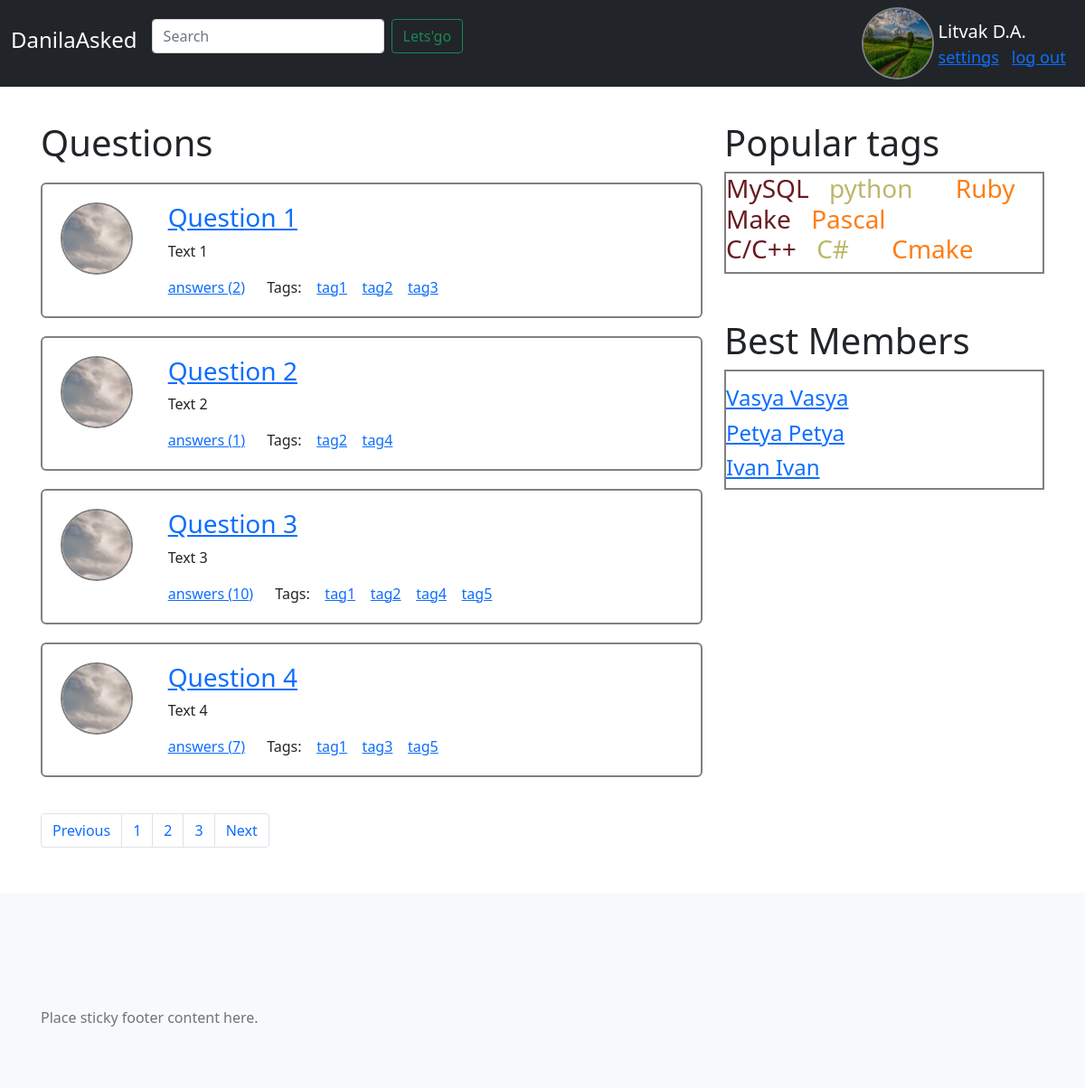
The page / on the database its author committed.
### app/models.py (models this page shows)
class Question(models.Model):
    title = models.CharField(max_length=256)
    text = models.TextField()
    number = models.IntegerField()
    answers = models.IntegerField()
    counting_tags = models.IntegerField()
    tag_names = models.ForeignKey(Tag, on_delete=models.PROTECT)
    text_answers = models.TextField()
    counting_answers = models.IntegerField()

class Tag(models.Model):
    tag1 = models.CharField(max_length=256)
    tag2 = models.CharField(max_length=256)
    tag3 = models.CharField(max_length=256)
    tag4 = models.CharField(max_length=256)
    tag5 = models.CharField(max_length=256)

### app/views.py (the view)
# urls.py: path('', views.index),
def index(request):
    return render(request, 'index.html', {"tag_fields": tag_fields, "objects_questions": objects_questions})

### templates/index.html
{% extends "inc/base.html" %}
{% load static %}
{% block content %}
    <h1 style="margin-bottom: 20px;">Questions</h1>
    {% for question in objects_questions %}
        {% include "inc/question.html" %}
    {% endfor %}
{% endblock content %}
{% block side_panel %}
    {% include "inc/tags.html" %}
    {% include "inc/best_members.html" %}
{% endblock side_panel %}

### templates/inc/base.html (shortened to what this page needs)
{% load static %}
<html lang="en" class="h-100">
<head>
    <link rel="stylesheet" href="{% static "css/bootstrap.min.css" %}">
    <link rel="stylesheet" href="{% static "css/style.css" %}">
</head>
<body class="d-flex flex-column h-100">
<header>
    <nav class="navbar navbar-expand-md navbar-dark fixed-top bg-dark">
        <div class="container-fluid">
            <a class="navbar-brand" href="/"><h4>DanilaAsked</h4></a>
            <div class="collapse navbar-collapse" id="navbarCollapse">
                <div class="search">
                    <form class="d-flex">
                        <input class="form-control me-2" type="search" placeholder="Search" aria-label="Search">
                        <button class="btn btn-outline-success" type="submit">Lets'go</button>
                    </form>
                </div>
            </div>
            <img class="avatar" src="{% static "img/abc.jpg" %}" alt=""/>
            <div class="row-3">
                <font size="4" color="#f0f8ff">
                    <div class="lame">
                        <a class="navbar-brand" href="#">Litvak D.A.</a>&nbsp;&nbsp;&nbsp;&nbsp;
                    </div>
                    <a href="/settings/">settings</a>&nbsp;&nbsp;
                    <a href="/login/">log out</a>&nbsp;&nbsp;
                </font>
            </div>
        </div>
    </nav>
</header>
<main class="flex-shrink-0">
    <div class="container">
        <div class="row">
            <div class="col-8">
                {% block content %}
                {% endblock content %}
            </div>
            <div class="col-4">
                {% block side_panel %}
                {% endblock side_panel %}
            </div>
        </div>
        {% if request.path == '/' %}
            {% include "inc/pagination.html" %}
        {% endif %}
    </div>
</main>
<footer class="footer mt-auto py-3 bg-light">
    <div class="container">
        <span class="text-muted">Place sticky footer content here.</span>
    </div>
</footer>
</body>
</html>

### templates/inc/question.html (shortened to what this page needs)
{% load static %}
<div class="question">
    <div class="row">
        <div class="col-2">
            <div class="avatar">
                <img src="{% static "img/abc.jpg" %}" alt="">
            </div>
        </div>
        <div class="col-8">
            {% if request.path == "/" %}
                <a href="/question/{{ question.number }}"><h3>{{ question.title }}</h3></a>
            {% endif %}
            <p>{{ question.text }}</p>
            <a style="margin-right: 20px; " href="/question/{{ question.number }}">answers ({{ question.answers }})</a>
            Tags:&nbsp;&nbsp;&nbsp;
            {% if question.tag_names.tag1 != '-' %}
                <a href="/tags/{{ question.number }}">{{ question.tag_names.tag1 }}</a> &nbsp;&nbsp;
            {% endif %}
            {% if question.tag_names.tag2 != '-' %}
                <a href="/tags/{{ question.number }}">{{ question.tag_names.tag2 }}</a> &nbsp;&nbsp;
            {% endif %}
            {% if question.tag_names.tag3 != '-' %}
                <a href="/tags/{{ question.number }}">{{ question.tag_names.tag3 }}</a> &nbsp;&nbsp;
            {% endif %}
            {% if question.tag_names.tag4 != '-' %}
                <a href="/tags/{{ question.number }}">{{ question.tag_names.tag4 }}</a> &nbsp;&nbsp;
            {% endif %}
            {% if question.tag_names.tag5 != '-' %}
                <a href="/tags/{{ question.number }}">{{ question.tag_names.tag5 }}</a> &nbsp;&nbsp;
            {% endif %}
        </div>
    </div>
</div>

### templates/inc/tags.html
<h1>Popular tags</h1>
<div style="border: 2px solid gray;">
    <h3>
        <div>
            <a href="#" style="text-decoration:none; color: #6a1a21;">MySQL</a>
            <a href="#" style="text-decoration:none; color: #BDB76B; margin-left: 15px">python</a>
            <a href="#" style="text-decoration:none; color: #fd7e14; margin-left: 40px">Ruby</a>
        </div>
        <div>
            <a href="#" style="text-decoration:none; color: #6a1a21;">Make</a>
            <a href="#" style="text-decoration:none; color: #fd7e14; margin-left: 15px">Pascal</a>
        </div>
        <div>
            <a href="#" style="text-decoration:none; color: #6a1a21;">C/C++</a>
            <a href="#" style="text-decoration:none; color: #BDB76B; margin-left: 15px">C#</a>
            <a href="#" style="text-decoration:none; color: #fd7e14; margin-left: 40px">Cmake</a>
        </div>
    </h3>
</div>

### templates/inc/best_members.html
<h1 style="margin-top: 50px">Best Members</h1>
<div style="border: 2px solid gray;">
    <h4>
        <div style="margin-top: 15px">
            <a href="#">Vasya Vasya</a>
        </div>
        <div style="margin-top: 10px">
            <a href="#">Petya Petya</a>
        </div>
        <div style="margin-top: 10px">
            <a href="#">Ivan Ivan</a>
        </div>
    </h4>
</div>

### templates/inc/pagination.html
<nav aria-label="Page navigation example" style="margin-top: 20px;">
  <ul class="pagination">
    <li class="page-item"><a class="page-link" href="#">Previous</a></li>
    <li class="page-item"><a class="page-link" href="#">1</a></li>
    <li class="page-item"><a class="page-link" href="#">2</a></li>
    <li class="page-item"><a class="page-link" href="#">3</a></li>
    <li class="page-item"><a class="page-link" href="#">Next</a></li>
  </ul>
</nav>

### static/css/style.css (style rules this page uses)
.container { padding: 60px 15px 0; margin-top: 50px; margin-bottom: 50px; }
.question { margin-bottom: 20px; border: 2px solid gray; border-radius: 6px; padding: 20px; }
.avatar { width: 80px; height: 80px; border-radius: 50%; border: 2px solid gray; margin-right: 5px; overflow: hidden; }

### rows shown on the page
Question: title "Question 1", text "Text 1", answers "2", tag_names.tag1 "tag1", tag_names.tag2 "tag2", tag_names.tag3 "tag3"
Question: title "Question 2", text "Text 2", answers "1", tag_names.tag2 "tag2", tag_names.tag4 "tag4"
Question: title "Question 3", text "Text 3", answers "10", tag_names.tag1 "tag1", tag_names.tag2 "tag2", tag_names.tag4 "tag4", tag_names.tag5 "tag5"
Question: title "Question 4", text "Text 4", answers "7", tag_names.tag1 "tag1", tag_names.tag3 "tag3", tag_names.tag5 "tag5"
